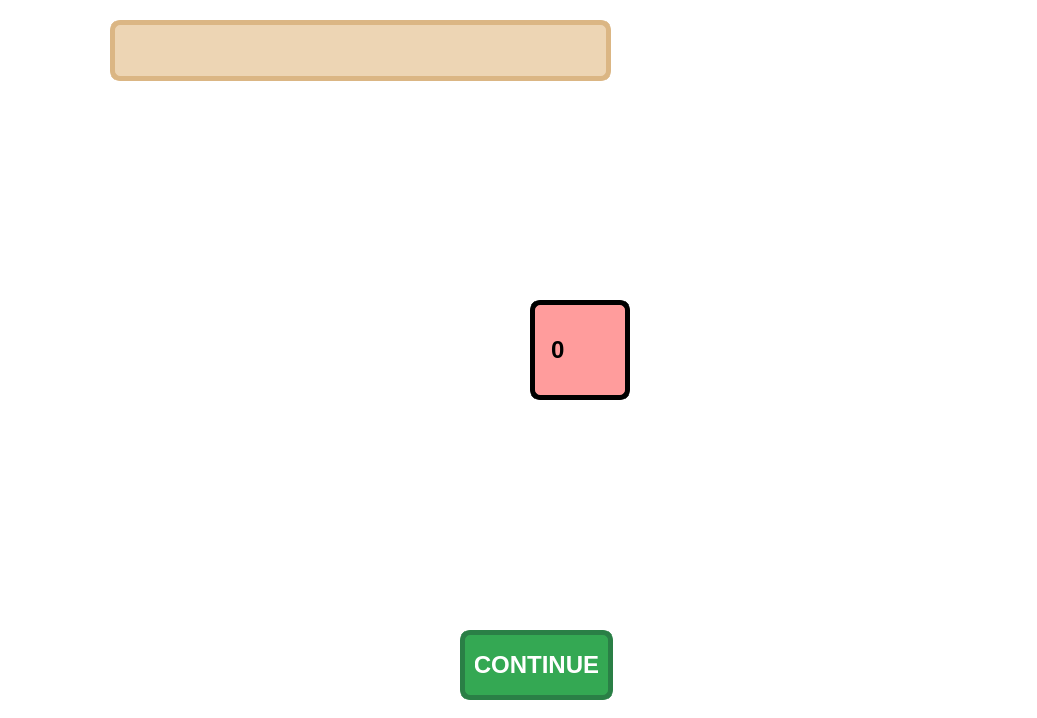
<?xml version="1.0" encoding="UTF-8"?>
<ui version="4.0">
 <class>InteractiveTutorialDialog</class>
 <widget class="QDialog" name="InteractiveTutorialDialog">
  <property name="geometry">
   <rect>
    <x>0</x>
    <y>0</y>
    <width>1037</width>
    <height>718</height>
   </rect>
  </property>
  <property name="windowTitle">
   <string>Dialog</string>
  </property>
  <property name="styleSheet">
   <string notr="true">QDialog

{
background: rgb(255, 255, 255);
}
QLabel{
color: black;
}</string>
  </property>
  <widget class="QLabel" name="gateLabel">
   <property name="geometry">
    <rect>
     <x>110</x>
     <y>20</y>
     <width>501</width>
     <height>61</height>
    </rect>
   </property>
   <property name="minimumSize">
    <size>
     <width>0</width>
     <height>0</height>
    </size>
   </property>
   <property name="maximumSize">
    <size>
     <width>16777215</width>
     <height>16777215</height>
    </size>
   </property>
   <property name="styleSheet">
    <string notr="true">
QLabel {
    border: 5px solid #dbb684;
    border-radius: 10px;
    background-color: #edd5b4;
    color: black;
    font: bold 24px;
}
</string>
   </property>
   <property name="text">
    <string/>
   </property>
  </widget>
  <widget class="QPushButton" name="continueButton">
   <property name="geometry">
    <rect>
     <x>460</x>
     <y>630</y>
     <width>153</width>
     <height>70</height>
    </rect>
   </property>
   <property name="maximumSize">
    <size>
     <width>200</width>
     <height>50</height>
    </size>
   </property>
   <property name="styleSheet">
    <string notr="true">QPushButton {
    border: 5px solid #2A7F46;
    border-radius: 10px;
    background-color: #34A853;
    color: white;
    font: bold 24px;
    padding: 10px;
    min-width: 30px;
    min-height: 40px;
}

QPushButton:hover {
    background-color: #2C974B;
}

QPushButton:pressed {
    background-color: #278040;
}</string>
   </property>
   <property name="text">
    <string>CONTINUE</string>
   </property>
  </widget>
  <widget class="QLabel" name="imageLabel">
   <property name="geometry">
    <rect>
     <x>110</x>
     <y>100</y>
     <width>500</width>
     <height>500</height>
    </rect>
   </property>
   <property name="minimumSize">
    <size>
     <width>500</width>
     <height>500</height>
    </size>
   </property>
   <property name="maximumSize">
    <size>
     <width>500</width>
     <height>500</height>
    </size>
   </property>
   <property name="styleSheet">
    <string notr="true"/>
   </property>
   <property name="text">
    <string/>
   </property>
  </widget>
  <widget class="QLabel" name="outputLabel">
   <property name="geometry">
    <rect>
     <x>530</x>
     <y>300</y>
     <width>100</width>
     <height>100</height>
    </rect>
   </property>
   <property name="minimumSize">
    <size>
     <width>70</width>
     <height>70</height>
    </size>
   </property>
   <property name="maximumSize">
    <size>
     <width>100</width>
     <height>100</height>
    </size>
   </property>
   <property name="styleSheet">
    <string notr="true">QLabel {
                               border: 5px solid #000000;
                               border-radius: 10px;
                               background-color: #ff9c9c;
                               color: black;
                               font: bold 24px;
                               padding: 10px;
                               min-width: 40px;
                               min-height: 40px;
text-align: center;
                           }</string>
   </property>
   <property name="text">
    <string>0</string>
   </property>
  </widget>
  <widget class="QLabel" name="descriptionLabel">
   <property name="geometry">
    <rect>
     <x>630</x>
     <y>0</y>
     <width>401</width>
     <height>391</height>
    </rect>
   </property>
   <property name="styleSheet">
    <string notr="true">QLabel 

{
	
	font: 11.5pt &quot;Courier&quot;;
}</string>
   </property>
   <property name="text">
    <string>&lt;html&gt;&lt;head/&gt;&lt;body&gt;&lt;p&gt;&lt;br/&gt;&lt;/p&gt;&lt;/body&gt;&lt;/html&gt;</string>
   </property>
   <property name="wordWrap">
    <bool>true</bool>
   </property>
  </widget>
  <widget class="QLabel" name="robotImage">
   <property name="geometry">
    <rect>
     <x>750</x>
     <y>380</y>
     <width>271</width>
     <height>331</height>
    </rect>
   </property>
   <property name="styleSheet">
    <string notr="true"/>
   </property>
   <property name="text">
    <string/>
   </property>
   <property name="pixmap">
    <pixmap resource="Images.qrc">:/robot/robot_and.png</pixmap>
   </property>
   <property name="scaledContents">
    <bool>true</bool>
   </property>
   <property name="alignment">
    <set>Qt::AlignCenter</set>
   </property>
  </widget>
  <zorder>gateLabel</zorder>
  <zorder>continueButton</zorder>
  <zorder>imageLabel</zorder>
  <zorder>outputLabel</zorder>
  <zorder>robotImage</zorder>
  <zorder>descriptionLabel</zorder>
 </widget>
 <resources>
  <include location="Images.qrc"/>
 </resources>
 <connections/>
</ui>
